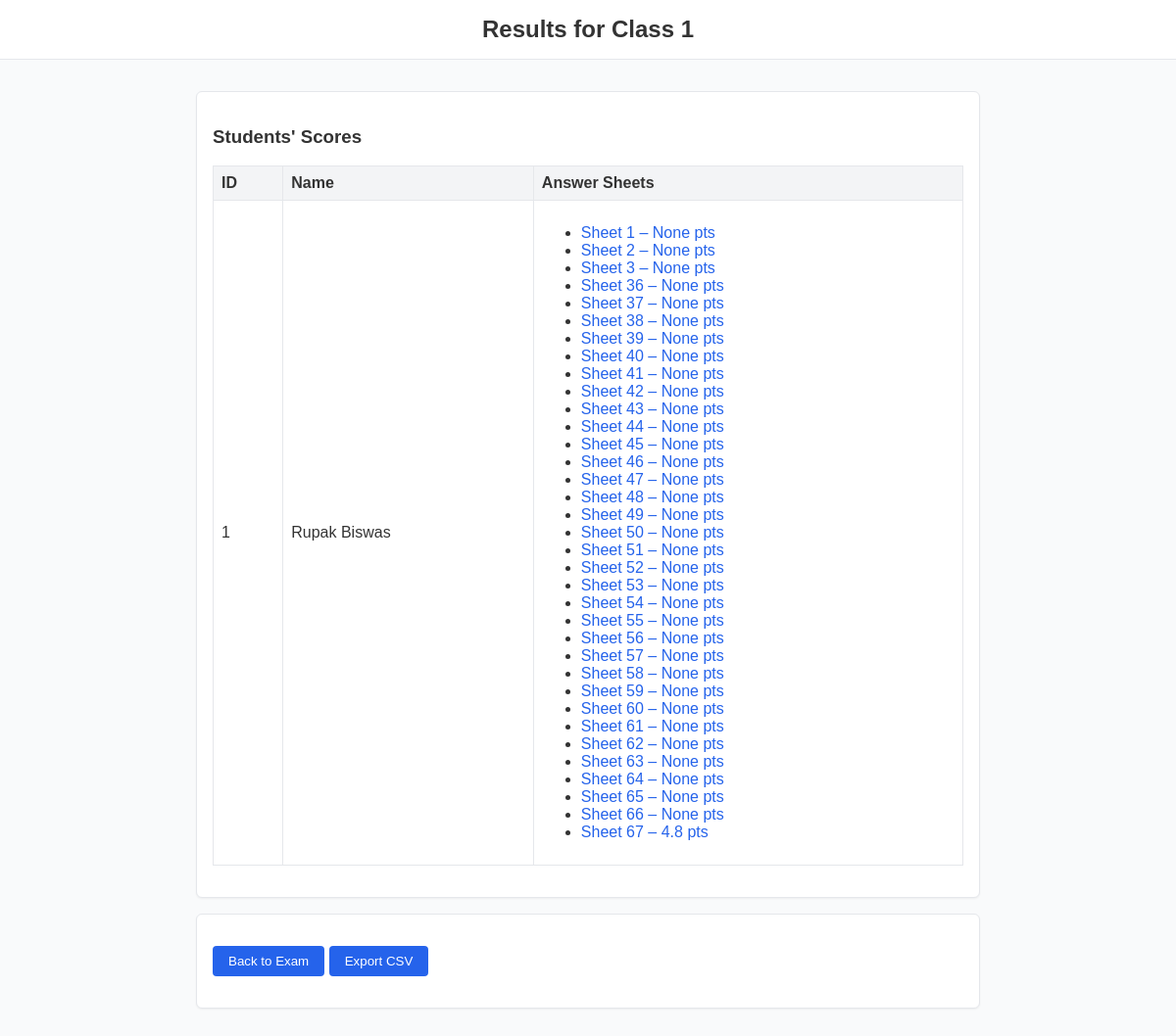
/exams/1/results, run on an earlier commit of the app's database.
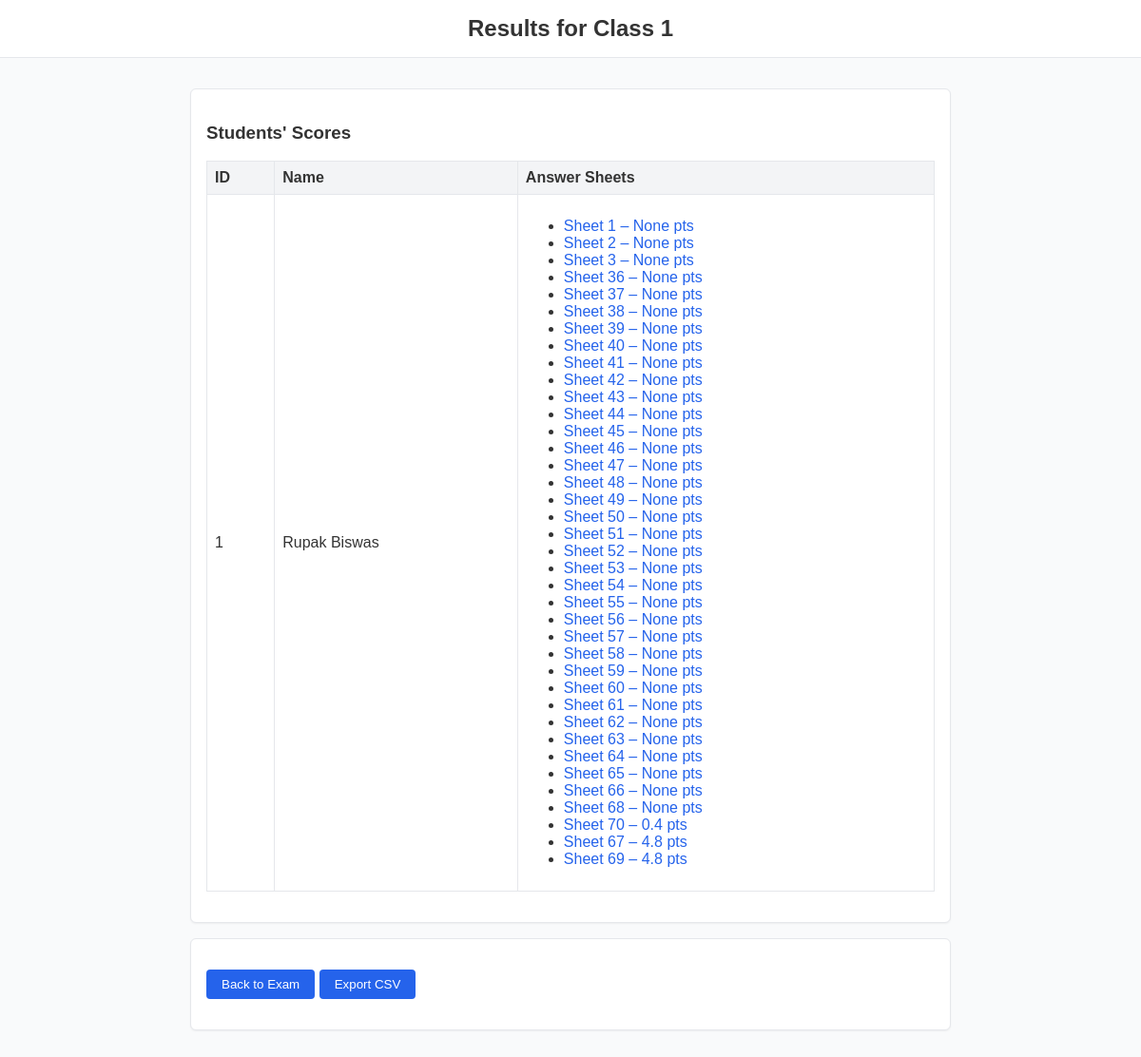
And on a later commit of the database.
### tables this page shows
CREATE TABLE exams (
            id INTEGER PRIMARY KEY AUTOINCREMENT,
            title TEXT NOT NULL,
            subject TEXT NOT NULL,
            instructions TEXT
        );

CREATE TABLE students (
            id INTEGER PRIMARY KEY AUTOINCREMENT,
            exam_id INTEGER NOT NULL,
            name TEXT NOT NULL,
            FOREIGN KEY(exam_id) REFERENCES exams(id) ON DELETE CASCADE
        );

CREATE TABLE answer_sheets (
            id INTEGER PRIMARY KEY AUTOINCREMENT,
            student_id INTEGER NOT NULL,
            filename TEXT NOT NULL,
            extracted_text TEXT,
            evaluated_at TIMESTAMP,
            total_score REAL,
            FOREIGN KEY(student_id) REFERENCES students(id) ON DELETE CASCADE
        );

### src/controllers/routers.py (the view)
@router.get("/exams/{exam_id}/results")
async def exam_results(request: Request, exam_id: int):
    conn = get_db_connection()
    cur = conn.cursor()
    cur.execute("SELECT * FROM exams WHERE id = ?", (exam_id,))
    exam = cur.fetchone()
    if exam is None:
        conn.close()
        raise HTTPException(status_code=404, detail="Exam not found")
    cur.execute(
        """
        SELECT students.id AS student_id, students.name, answer_sheets.id AS sheet_id, answer_sheets.total_score
        FROM students
        LEFT JOIN answer_sheets ON students.id = answer_sheets.student_id
        WHERE students.exam_id = ?
        ORDER BY students.id
        """,
        (exam_id,),
    )
    rows = cur.fetchall()
    students = {}
    for row in rows:
        sid = row["student_id"]
        if sid not in students:
            students[sid] = {"name": row["name"], "sheets": []}
        if row["sheet_id"] is not None:
            students[sid]["sheets"].append({"id": row["sheet_id"], "total_score": row["total_score"]})
    conn.close()
    return templates.TemplateResponse(
        "results.html",
        {
            "request": request,
            "exam": exam,
            "students": students,
        },
    )

### templates/results.html (shortened to what this page needs)
{% extends "base.html" %}
{% block content %}
<header>Results for {{ exam.title }}</header>
<main>
  <div class="card">
    <h3>Students' Scores</h3>
    {% if students %}
    <table>
      <thead><tr><th>ID</th><th>Name</th><th>Answer Sheets</th></tr></thead>
      <tbody>
      {% for sid, data in students.items() %}
        <tr>
          <td>{{ sid }}</td>
          <td>{{ data.name }}</td>
          <td>
            {% if data.sheets %}
            <ul>
              {% for sheet in data.sheets %}
                <li><a href="/answer_sheets/{{ sheet.id }}">Sheet {{ sheet.id }} – {{ sheet.total_score }} pts</a></li>
              {% endfor %}
            </ul>
            {% else %}
            No uploads
            {% endif %}
          </td>
        </tr>
      {% endfor %}
      </tbody>
    </table>
    {% else %}
    <p>No students found.</p>
    {% endif %}
  </div>
  <div class="card">
    <p><a href="/exams/{{ exam.id }}"><button>Back to Exam</button></a>
       <a href="/exams/{{ exam.id }}/export"><button>Export CSV</button></a></p>
  </div>
</main>
{% endblock %}

### templates/base.html (shortened to what this page needs)
<!DOCTYPE html>
<html lang="en">
<head>
  <link rel="stylesheet" href="/static/style.css">
</head>
<body>
  {% block content %}{% endblock %}
</body>
</html>

### static/style.css (style rules this page uses)
body { font-family: sans-serif; margin: 0; padding: 0; background-color: #f9fafb; color: #333; }
header { background-color: #ffffff; border-bottom: 1px solid #e5e7eb; padding: 1rem; text-align: center; font-size: 1.5rem; font-weight: 600; }
main { max-width: 800px; margin: 2rem auto; padding: 0 1rem; }
table { width: 100%; border-collapse: collapse; margin-bottom: 1rem; }
th, td { padding: 0.5rem; border: 1px solid #e5e7eb; text-align: left; }
th { background-color: #f3f4f6; }
input[type="submit"], button { background-color: #2563eb; color: #ffffff; padding: 0.5rem 1rem; border: none; border-radius: 4px; cursor: pointer; }
a { color: #2563eb; text-decoration: none; }
.card { background-color: #ffffff; border: 1px solid #e5e7eb; border-radius: 6px; padding: 1rem; margin-bottom: 1rem; box-shadow: 0 1px 2px rgba(0, 0, 0, 0.05); }

What changed in the data, as far as the page shows it:
added answer_sheets: id "70", total_score "0.4"
added answer_sheets: id "69", total_score "4.8"
Also different on the page:
new list line: "Sheet 68 – None pts"
